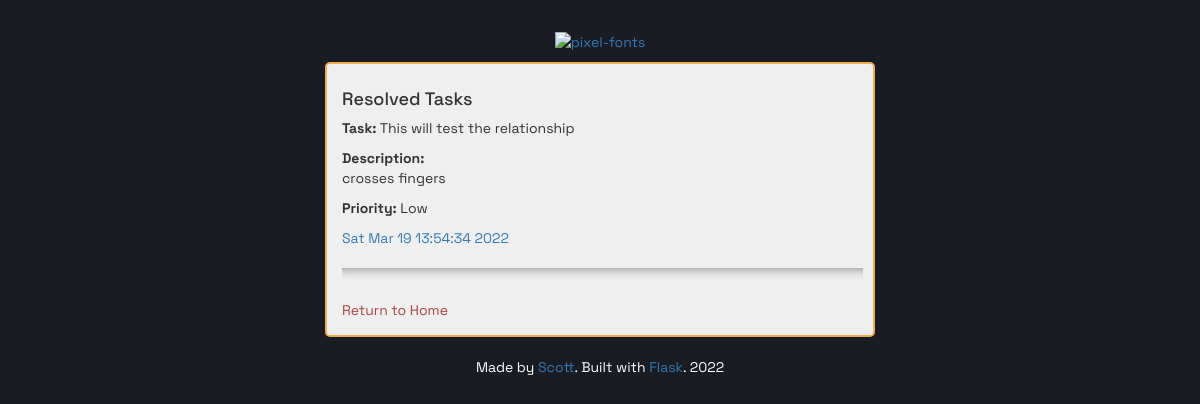
The app's page /resolved (signed in), older data.
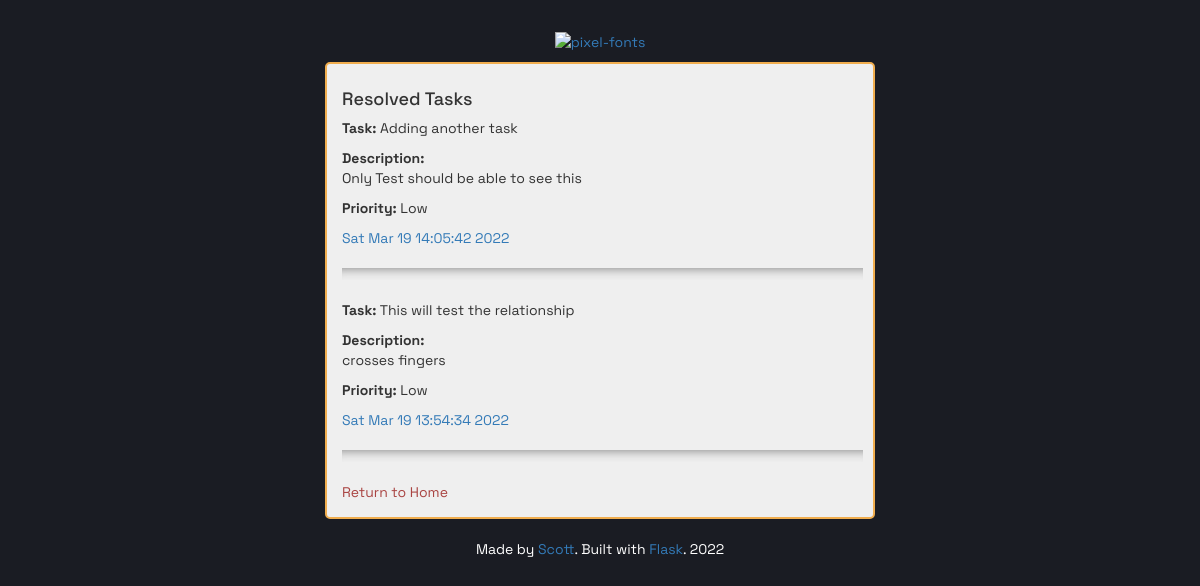
The same page, newer data.
### main.py (models this page shows)
class TodoApp(db.Model):
    id = db.Column(db.Integer, primary_key=True)
    author_id = db.Column(db.Integer, db.ForeignKey("users.id"))
    author = relationship("User", back_populates="tasks")
    title = db.Column(db.String(100))
    description = db.Column(db.String(500))
    priority = db.Column(db.String(25))
    date = db.Column(db.String(100))
    resolved = db.Column(db.Integer)

### main.py (the view)
@app.route("/resolved")
@login_required
def show_resolved():
    resolved_todos = TodoApp.query.filter(TodoApp.resolved == 1).filter(TodoApp.author_id == current_user.id).all()
    return render_template("resolved.html", todos=resolved_todos)

### main.py (called while the page is built)
@login_manager.user_loader
def load_user(user_id):
    return User.query.get(user_id)

### templates/resolved.html (shortened to what this page needs)
{% extends "layout.html" %}
{% block content %}
<div class="top">
    <a href="{{ url_for('home')}}"><img src="https://fontmeme.com/permalink/220317/2dc3c3e95c7d38ec2e43737cc6438fbc.png" alt="pixel-fonts" border="0"></a>
</div>
<div class="container">
    <div class="row">
        <h4>Resolved Tasks</h4>
        {% for todo in todos|reverse %}
        <div class="square">
            <p><strong>Task:</strong> {{ todo.title }}</p>
            <p><strong>Description:</strong> <br> {{ todo.description }}</p>
            <p><strong>Priority:</strong> {{ todo.priority }}</p>
             <a title="task" href="#">{{ todo.date }}</a>
            <hr>
        </div>
        {% endfor %}
        <p> <a class="text-danger" href="{{ url_for('home') }}">Return to Home </a></p>
    </div>
</div>
<div class="top">
    <footer>Made by <a href="https://github.com/spmccann" target="_blank">Scott</a>. Built with <a href="https://flask.palletsprojects.com/en/2.0.x/" target="_blank">Flask</a>. 2022</footer>
</div>
{% endblock %}

### templates/layout.html (shortened to what this page needs)
{% extends "bootstrap/base.html" %}
{% import "bootstrap/wtf.html" as wtf %}
{% block styles %}
{{super()}}
<link rel="stylesheet"
      href="{{url_for('.static', filename='styles.css')}}">
{% endblock %}

### static/styles.css (style rules this page uses)
body { margin: 30px; font-family: 'Space Grotesk', sans-serif; background: #1a1c23; }
.container { max-width: 550px; margin: 10px auto 20px auto; padding: 15px 25px 5px 25px; border-radius: 5px; border: 2px solid #f0ad4e; background: #efefef; }
.top { margin-top: 20px; width: 40%; margin: auto; text-align: center; color: white; }
footer { text-align: center; }
a:link { text-decoration: none; }
.row { background: #efefef; padding-left: 5px; }
hr { height: 12px; border: 0; box-shadow: inset 0 12px 12px -12px rgba(0, 0, 0, 0.5); }

Row changes from the older to the newer data that the page shows:
now on this page (row edited): TodoApp: title "Adding another task", description "Only Test should be able to see this", priority "Low", date "Sat Mar 19 14:05:42 2022"
